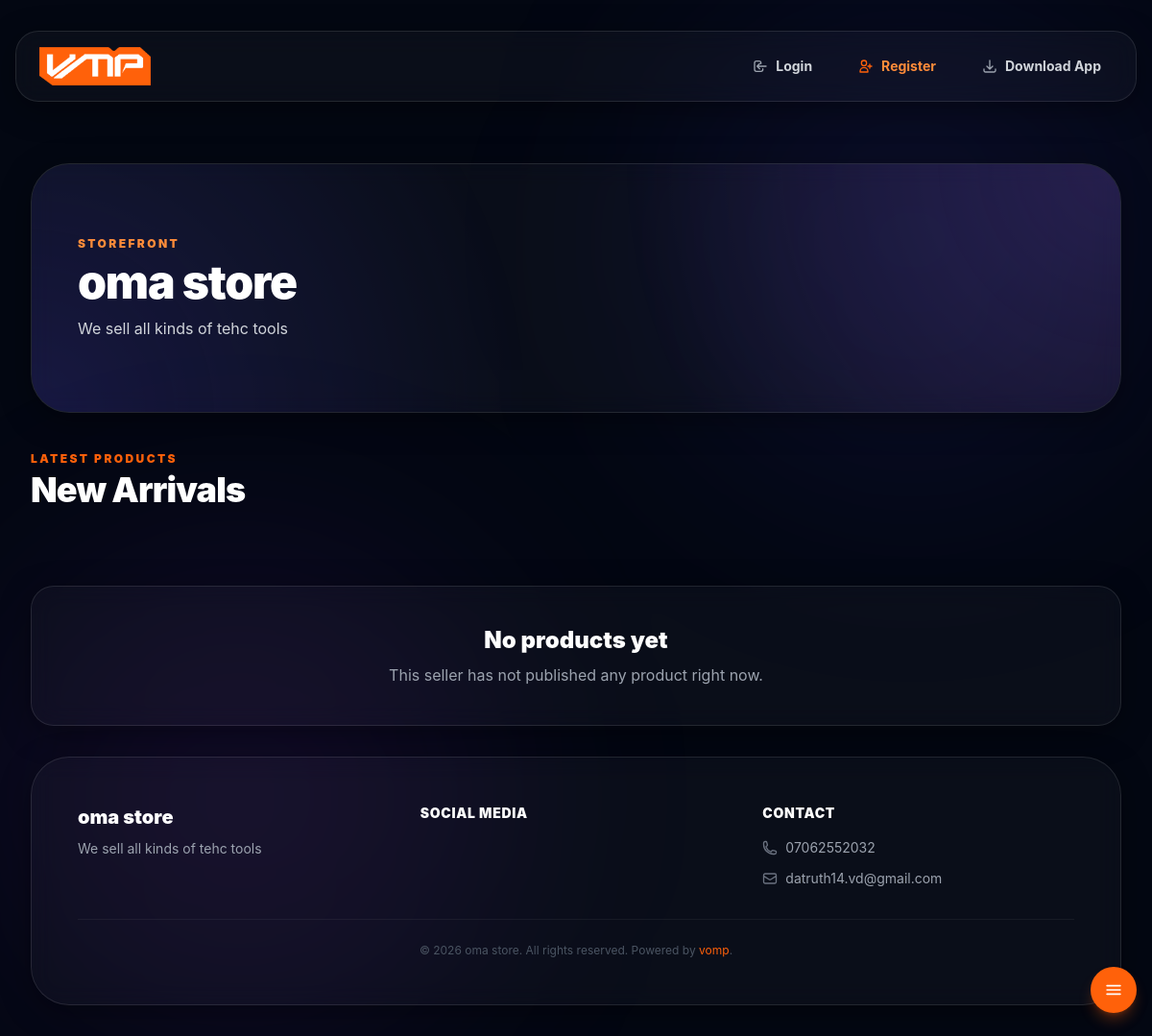
The app's page /store/oma-store with its own data.
### tables this page shows
CREATE TABLE stores (
    id TEXT PRIMARY KEY,
    name TEXT NOT NULL,
    slug TEXT UNIQUE NOT NULL,
    description TEXT,
    owner_id TEXT NOT NULL,
    contact_phone TEXT,
    contact_email TEXT,
    logo_url TEXT,
    hero_image_url TEXT,
    hero_color TEXT DEFAULT '#4f46e5',
    accent_color TEXT DEFAULT '#8b5cf6',
    token_balance INTEGER DEFAULT 50,
    plan TEXT DEFAULT 'free',
    is_active INTEGER DEFAULT 1,
    created_at DATETIME DEFAULT CURRENT_TIMESTAMP,
    updated_at DATETIME DEFAULT CURRENT_TIMESTAMP, 
    bg_color TEXT DEFAULT '#030712', 
    social_facebook TEXT, 
    social_instagram TEXT, 
    social_twitter TEXT, 
    social_tiktok TEXT, 
    social_youtube TEXT,
    FOREIGN KEY (owner_id) REFERENCES users(id) ON DELETE CASCADE
);

### index.php (called while the page is built, shortened)
<?php
require_once 'backend/Store.php';
$uri = parse_url($_SERVER['REQUEST_URI'], PHP_URL_PATH);
$requestPath = trim(str_replace('/index.php', '', $uri), '/');
$requestPath = ltrim($requestPath, '/') ?: '';
$segments = $requestPath === '' ? [] : explode('/', $requestPath);
$method = $_SERVER['REQUEST_METHOD'];
if ($method === 'GET') {
    switch (true) {
            ?>
            <?php
        case count($segments) === 2 && $segments[0] === 'store':
            $storeSlug = $segments[1];
            $storeBundle = store_get_with_products($storeSlug);
            $store = $storeBundle['store'];
            $products = $storeBundle['products'];
            include 'frontend/storefront.php';
            break;
    }
} else if ($method === 'POST') {
    switch ($requestPath) {
        case 'api/register':
        case 'api/register.php':
            include 'api/register.php';
            exit;
        case 'api/login':
        case 'api/login.php':
            include 'api/login.php';
            exit;
        case 'api/products':
        case 'api/products.php':
            include 'api/products.php';
            exit;
        case 'api/settings':
        case 'api/settings.php':
            include 'api/settings.php';
            exit;
        case 'api/tokens/purchase':
        case 'api/tokens/purchase.php':
        case 'api/tokens_purchase.php':
            include 'api/tokens_purchase.php';
            exit;
        case 'api/store-create':
        case 'api/store_create.php':
            include 'api/store_create.php';
            exit;
        case 'api/profile':
        case 'api/profile.php':
            include 'api/profile.php';
            exit;
        case 'api/upgrade':
        case 'api/upgrade.php':
            include 'api/upgrade.php';
            exit;
        default:
            http_response_code(404);
            echo json_encode(['error' => 'API endpoint not found']);
            exit;
    }
}
include 'frontend/layout.php';

### backend/Store.php (called while the page is built, shortened)
<?php
function store_get_by_slug($slug)
{
    $db = db_get_connection();
    $stmt = $db->prepare('SELECT * FROM stores WHERE slug = ? AND is_active = 1');
    $stmt->execute([$slug]);
    return $stmt->fetch(PDO::FETCH_ASSOC);
}
function store_get_with_products($slug)
{
    $store = store_get_by_slug($slug);
    $db = db_get_connection();
    $stmt = $db->prepare('SELECT * FROM products WHERE store_id = ? AND is_available = 1 ORDER BY created_at DESC');
    $stmt->execute([$store['id']]);
    $products = $stmt->fetchAll(PDO::FETCH_ASSOC);
    return [
        'store' => $store,
        'products' => $products,
    ];
}

### frontend/storefront.php (the view, shortened to what this page needs)
<section class="py-8 space-y-10">
    <header class="glass-morphism rounded-[2.5rem] p-8 md:p-12 border border-white/10 overflow-hidden relative min-h-[260px] flex items-center">
        <?php if (!empty($store['hero_image_url'])): ?>
            <div class="absolute inset-0 bg-cover bg-center" style="background-image: url('<?php echo htmlspecialchars($store['hero_image_url']); ?>');"></div>
            <div class="absolute inset-0 bg-gradient-to-t from-gray-950 via-gray-950/70 to-transparent"></div>
        <?php else: ?>
            <div class="absolute inset-0 opacity-20" style="background: radial-gradient(circle at top right, <?php echo htmlspecialchars($store['accent_color'] ?? '#8b5cf6'); ?>, transparent 45%), radial-gradient(circle at bottom left, <?php echo htmlspecialchars($store['hero_color'] ?? '#4f46e5'); ?>, transparent 45%);"></div>
        <?php endif; ?>
        <div class="relative z-10 w-full">
            <p class="text-xs uppercase tracking-[0.2em] font-black text-[#ff8c3a] mb-2">Storefront</p>
            <h1 class="text-5xl font-black text-white tracking-tight mb-3"><?php echo htmlspecialchars($store['name']); ?></h1>
            <p class="text-gray-300 max-w-2xl"><?php echo htmlspecialchars($store['description'] ?: 'Browse products and order directly via WhatsApp.'); ?></p>
        </div>
    </header>
    <div class="mb-6">
        <p class="text-xs uppercase tracking-[0.2em] font-black text-[#ff610a] mb-1">Latest Products</p>
        <h2 class="text-3xl md:text-4xl font-black text-white tracking-tight">New Arrivals</h2>
    </div>
    <?php if (!$products): ?>
        <div class="glass-morphism rounded-3xl p-10 border border-white/10 text-center">
            <h3 class="text-2xl font-black text-white mb-2">No products yet</h3>
            <p class="text-gray-400">This seller has not published any product right now.</p>
        </div>
    <?php endif; ?>
</section>
<footer class="glass-morphism rounded-[2.5rem] p-8 md:p-12 border border-white/10">
    <div class="grid grid-cols-1 md:grid-cols-3 gap-8">
        <div>
            <h3 class="text-xl font-black text-white mb-2"><?php echo htmlspecialchars($store['name']); ?></h3>
            <p class="text-gray-400 text-sm leading-relaxed max-w-md"><?php echo htmlspecialchars($store['description'] ?: ''); ?></p>
        </div>
        <div>
            <h4 class="text-white font-black text-sm uppercase tracking-wider mb-4">Social Media</h4>
        </div>
        <div>
            <h4 class="text-white font-black text-sm uppercase tracking-wider mb-4">Contact</h4>
            <ul class="space-y-3 text-sm text-gray-400">
                <?php if (!empty($store['contact_phone'])): ?>
                    <li class="flex items-center gap-2">
                        <a href="tel:<?php echo htmlspecialchars($store['contact_phone']); ?>" class="hover:text-white transition-colors"><?php echo htmlspecialchars($store['contact_phone']); ?></a>
                    </li>
                <?php endif; ?>
                <?php if (!empty($store['contact_email'])): ?>
                    <li class="flex items-center gap-2">
                        <a href="mailto:<?php echo htmlspecialchars($store['contact_email']); ?>" class="hover:text-white transition-colors"><?php echo htmlspecialchars($store['contact_email']); ?></a>
                    </li>
                <?php endif; ?>
            </ul>
        </div>
    </div>
    <div class="mt-8 pt-6 border-t border-white/5 text-center text-xs text-gray-600">
        &copy; <?php echo date('Y'); ?> <?php echo htmlspecialchars($store['name']); ?>. All rights reserved. Powered by <a href="/" class="text-[#ff610a] hover:underline">vomp</a>.
    </div>
</footer>

### assets/theme.css (style rules this page uses)
* { box-sizing: border-box; }
html { -webkit-font-smoothing: antialiased; -moz-osx-font-smoothing: grayscale; scroll-behavior: smooth; }
body { font-family: Inter, system-ui, -apple-system, Segoe UI, Roboto, sans-serif; background-color: #030712; color: #f9fafb; overflow-x: hidden; }
.glass-morphism { background: rgba(255, 255, 255, 0.03); backdrop-filter: blur(12px); -webkit-backdrop-filter: blur(12px); border: 1px solid rgba(255, 255, 255, 0.08); box-shadow: 0 8px 32px rgba(0, 0, 0, 0.37); }

### records on screen
stores: name "oma store", description "We sell all kinds of tehc tools", contact_phone "07062552032", contact_email "datruth14.vd@gmail.com"
